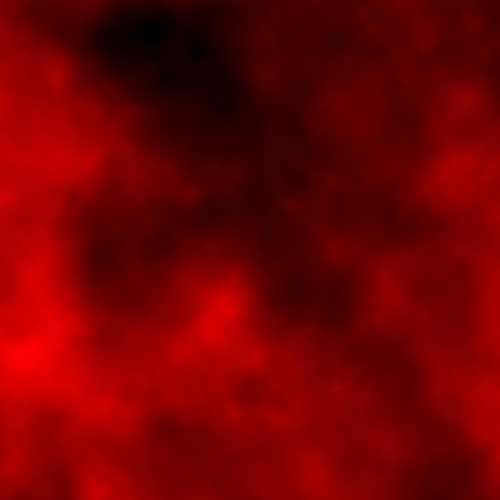
#> input picture slice/map1.png, 1000 x 1000 px (shown at 1/2 size)
$ jupyter execute slice.ipynb
#> lines starting #> are read from the running program, lines starting #| are printed output that depends on the picture
# slice of a heightmap

extracts a line segment from a 2D image between two specified points

the function samples *N* equally spaced points along the line, where *N* is the integer part of the Euclidean distance between `pt1` and `pt2`

### parameters

- **image** (`np.ndarray`): a 2D array representing the grayscale image or heightmap
- **pt1** (`tuple`): the starting point of the line segment
- **pt2** (`tuple`): the ending point of the line segment, *not included* in the sampling

### returns

- the list of sampled distances
- the array of corresponding intensity values

[cell 1]
import numpy as np
from PIL import Image
import matplotlib.pyplot as plt

[cell 2]
def slice(image, pt1, pt2):
    dist = np.sqrt((pt1[0]-pt2[0])**2 + (pt1[1]-pt2[1])**2)
    N = int(dist)
    rows = [int(pt1[0] + (pt2[0]-pt1[0])/N*i) for i in range(N)]
    cols = [int(pt1[1] + (pt2[1]-pt1[1])/N*i) for i in range(N)]
    dists = [dist/N*i for i in range(N)]
    return dists, image[rows, cols]

---

[cell 3]
def plot(dists, heights):
    plt.plot(dists, heights)

    plt.figure()
    plt.pcolormesh(image)
    plt.gca().set_aspect(1)
    plt.plot([pt1[1],pt2[1]],[pt1[0],pt2[0]],color='white')

#### e.g. 1:

[cell 4]
image = np.array(Image.open('./map1.png').convert('L'))
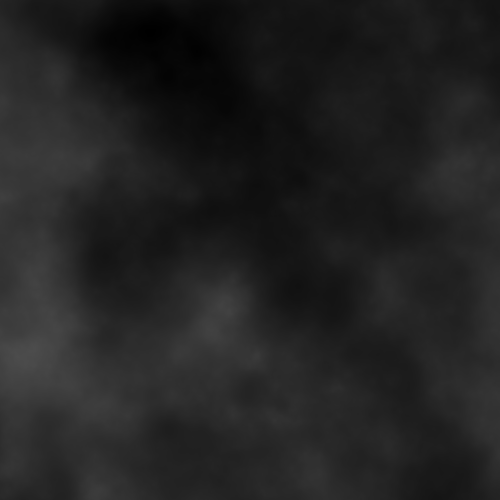
#> image: shape (1000, 1000) (shown at 1/2 size); min 0, max 76, mean 34
pt1 = (672, 23)
pt2 = (137, 716)

dists, heights = slice(image, pt1, pt2)
#> dists = 875 values from 0 to 874.5; heights = 875 values, max 67 at index 81, min 14 at index 609, mean 29.46
plot(dists, heights)
#> figure, not shown here; curve peaks at x = 81.04, y = 67
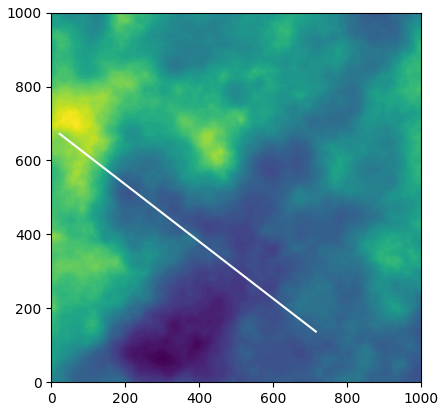
#> figure drawn by matplotlib, 1 panel

#### e.g. 2:

[cell 5]
image = np.array(Image.open('./map2.jpg').convert('L'))
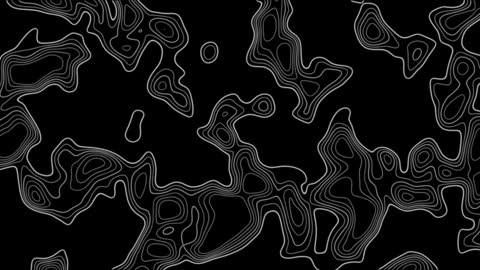
#> input picture slice/map2.jpg, 480 x 270 px
#> image: shape (270, 480)
pt1 = (114, 98)
pt2 = (236, 403)

dists, heights = slice(image, pt1, pt2)
#> dists = 328 values from 0 to 327.5; heights = 328 values, max 155 at index 46, min 0 at index 0, mean 19.98
plot(dists, heights)
#> figure, not shown here; curve peaks at x = 46.07, y = 155
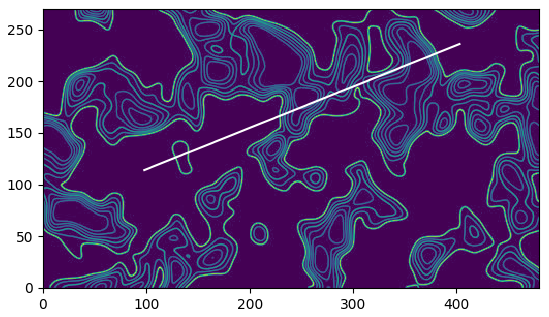
#> figure drawn by matplotlib, 1 panel

#### e.g. 3:

[cell 6]
image = np.array(Image.open('./map3.webp').convert('L'))
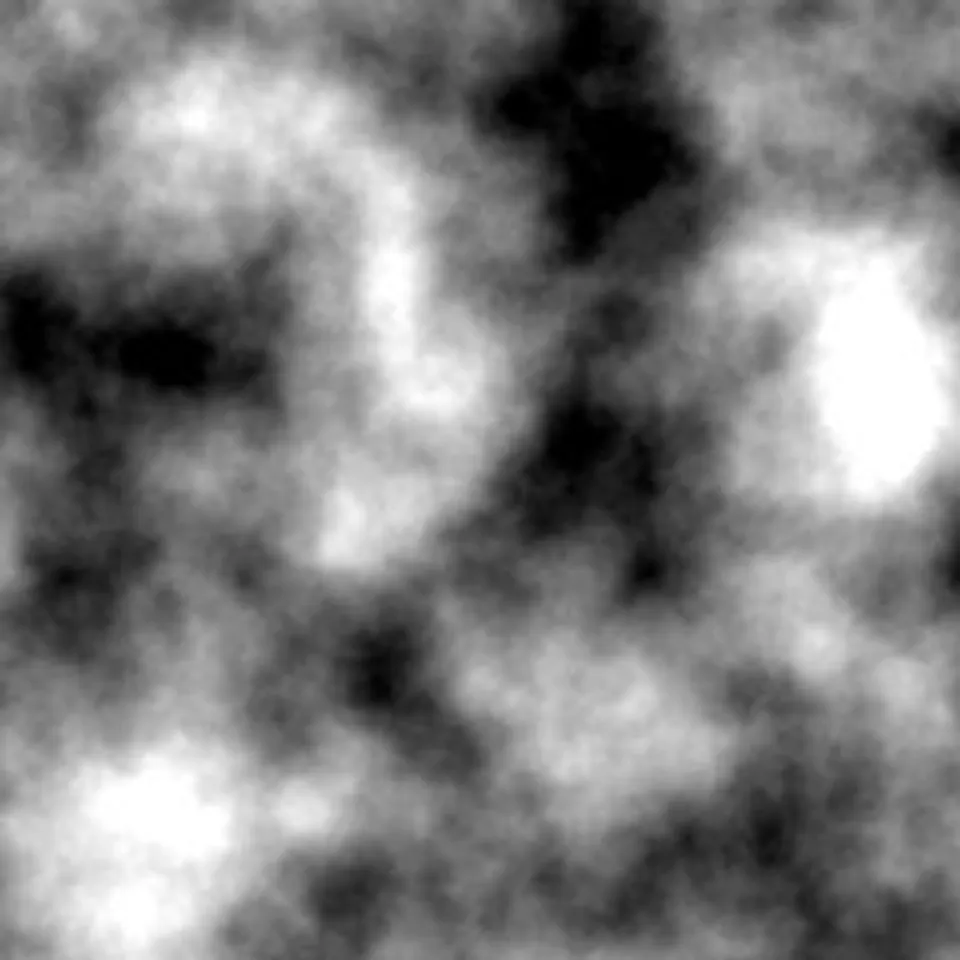
#> input picture slice/map3.webp, 960 x 960 px
#> image: shape (960, 960)
pt1 = (549, 20)
pt2 = (420, 903)

dists, heights = slice(image, pt1, pt2)
#> dists = 892 values from 0 to 891.4; heights = 892 values, max 255 at index 833, min 1 at index 562, mean 124.1
plot(dists, heights)
#> figure, not shown here; curve peaks at x = 833.3, y = 255
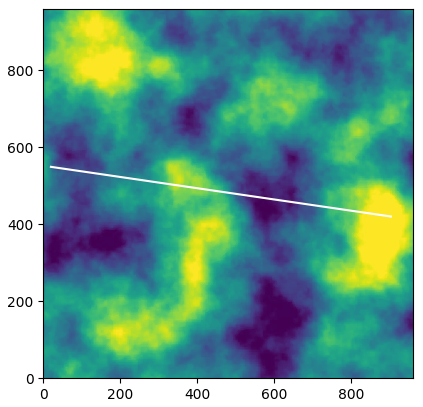
#> figure drawn by matplotlib, 1 panel

#### e.g. 4

[cell 7]
image = np.array(Image.open('./map4.jpg').convert('L'))
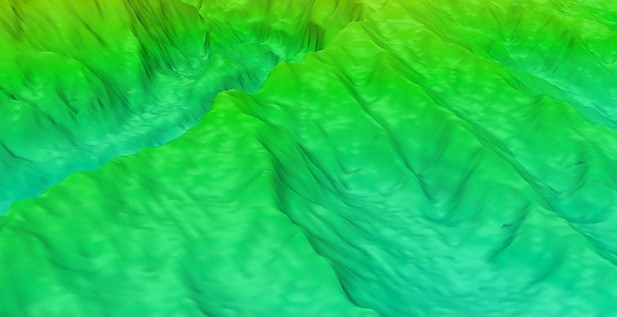
#> input picture slice/map4.jpg, 617 x 317 px
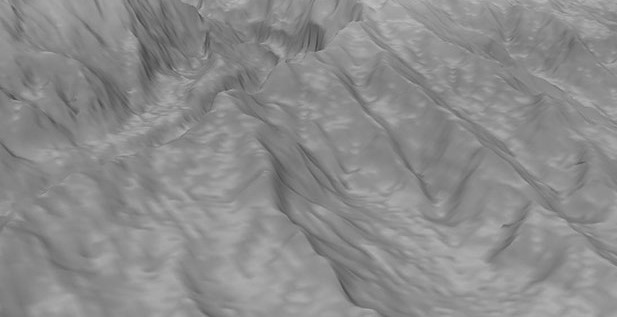
#> image: shape (317, 617); min 70, max 191, mean 139.4
pt1 = (253, 24)
pt2 = (58, 537)

dists, heights = slice(image, pt1, pt2)
#> dists = 548 values from 0 to 547.8; heights = 548 values, max 163 at index 169, min 93 at index 296, mean 137.7
plot(dists, heights)
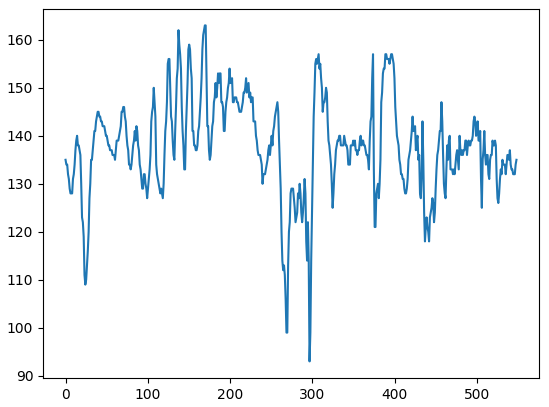
#> figure drawn by matplotlib, 1 panel; curve peaks at x = 169.3, y = 163
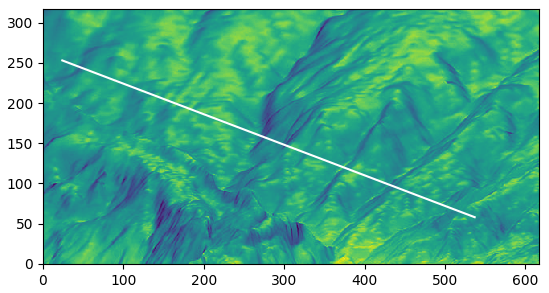
#> figure drawn by matplotlib, 1 panel
